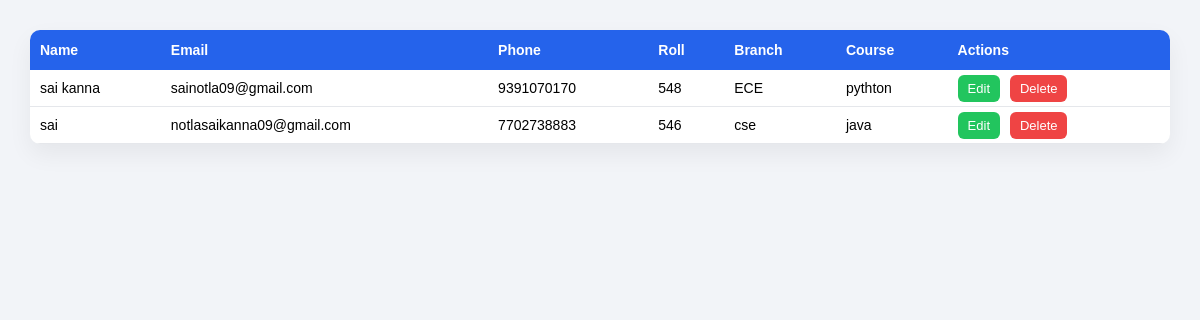
/show/, run on an earlier commit of the app's database.
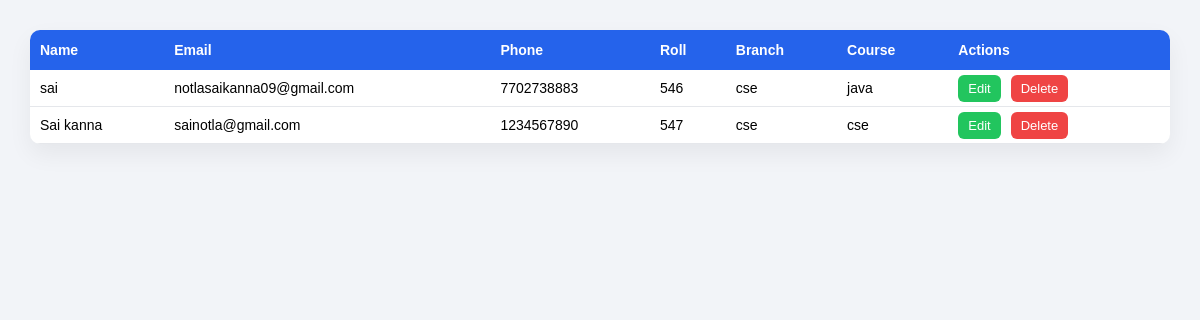
And on a later commit of the database.
### app/models.py (models this page shows, shortened)
class Student(models.Model):
    name = models.CharField(max_length=100)
    Email = models.CharField(max_length=100, default="")
    phone_no = models.IntegerField(default=0)
    roll_no = models.CharField(max_length=10, default="")
    Branch = models.CharField(max_length=20, default="")
    course = models.CharField(max_length=30, default="")

### app/views.py (the view)
# urls.py: path("show/", views.show, name="show"),
def show(request):
    show_details = Student.objects.all()
    return render(request, "app/Show_Details.html", {"show_details": show_details})

### app/templates/app/Show_Details.html (shortened to what this page needs)
<!DOCTYPE html>
<html lang="en">
<head>
</head>
<body>
    <table>
        <tr>
            <th>Name</th>
            <th>Email</th>
            <th>Phone</th>
            <th>Roll</th>
            <th>Branch</th>
            <th>Course</th>
            <th>Actions</th>
        </tr>
        {% for i in show_details %}
        <tr>
            <td>{{ i.name }}</td>
            <td>{{ i.Email }}</td>
            <td>{{ i.phone_no }}</td>
            <td>{{ i.roll_no }}</td>
            <td>{{ i.Branch }}</td>
            <td>{{ i.course }}</td>
            <td>
                <a class="edit-btn" href="{% url 'app:update_details' i.id %}">Edit</a>
                <a class="delete-btn" href="{% url 'app:delete_student' i.id %}"
                    onclick="return confirm('Are you sure you want to delete this record?');">
                    Delete
                </a>
            </td>
        </tr>
        {% endfor %}
    </table>
</body>
</html>

### app/templates/app/Show_Details.html (style rules this page uses)
body { background: #f2f4f8; font-family: Arial, Helvetica, sans-serif; margin: 0; padding: 30px; }
table { width: 100%; border-collapse: collapse; background: #ffffff; border-radius: 10px; overflow: hidden; box-shadow: 0 10px 25px rgba(0, 0, 0, .06); }
th { background: #2563eb; color: white; text-align: left; padding: 12px 10px; font-size: 14px; }
td { padding: 10px; border-bottom: 1px solid #e5e7eb; font-size: 14px; }
a { padding: 6px 10px; border-radius: 6px; text-decoration: none; font-size: 13px; margin-right: 6px; }
.edit-btn { background: #22c55e; color: white; }
.delete-btn { background: #ef4444; color: white; }

What changed in the data, as far as the page shows it:
removed Student: name "sai kanna", Email "sainotla09@gmail.com", phone_no "9391070170", roll_no "548", Branch "ECE", course "pythton"
added Student: name "Sai kanna", Email "sainotla@gmail.com", phone_no "1234567890", roll_no "547", Branch "cse", course "cse"
